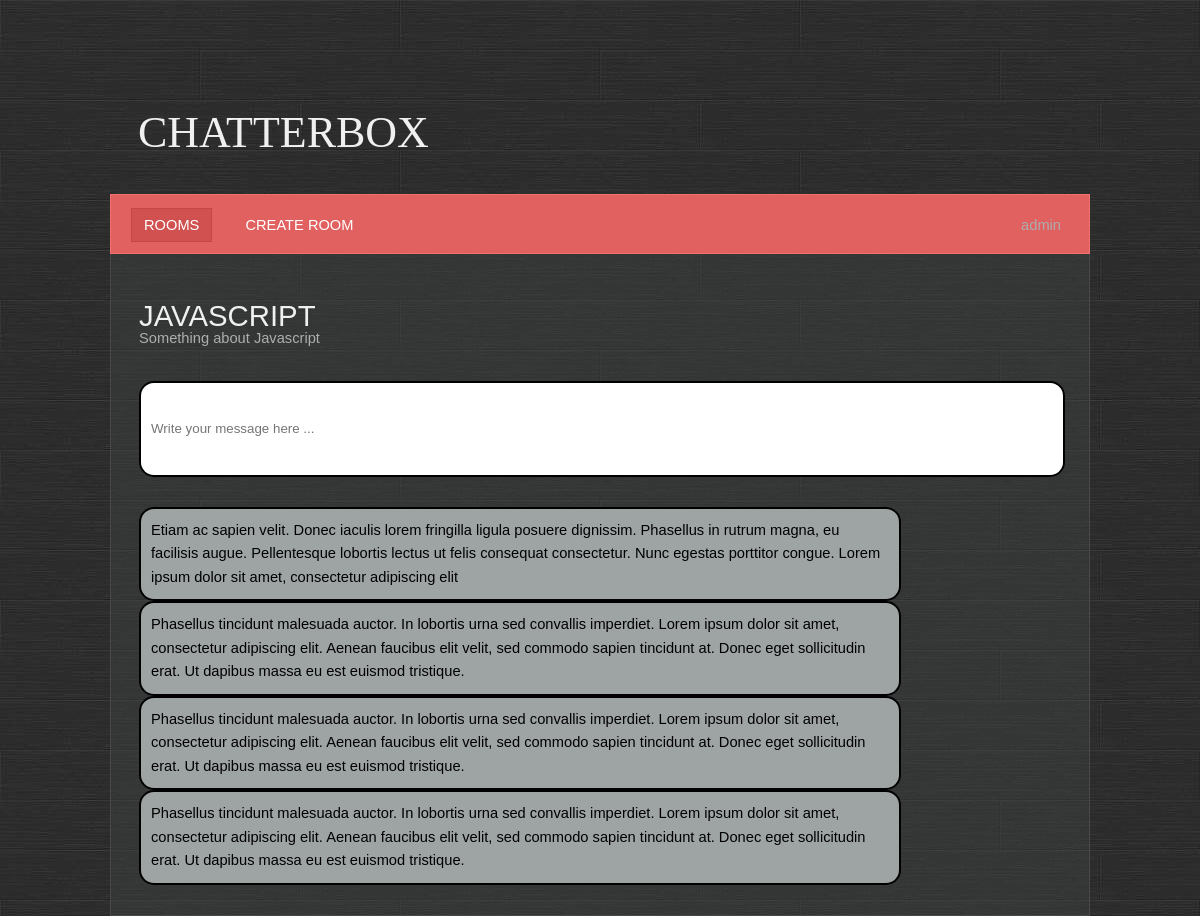
The app's page /room/detail/3/ (signed in) with its own data.
### base/models.py (models this page shows, shortened)
class Room(Model):
    name = models.CharField(max_length=200, unique=True)
    description = models.TextField(null=True, blank=True)
    participants = models.ManyToManyField(User, related_name="participants", blank=True)
    created = models.DateTimeField(auto_now_add=True)
    updated = models.DateTimeField(auto_now=True)
    class Meta:
        ordering = ['-created', 'name']

class Message(Model):
    body = models.TextField()
    room = models.ForeignKey(Room, on_delete=models.CASCADE)
    user = models.ForeignKey(User, on_delete=models.CASCADE)
    created = models.DateTimeField(auto_now_add=True)
    updated = models.DateTimeField(auto_now=True)
    class Meta:
        ordering = ['-created', 'body']

### base/views.py (the view, shortened to what this page needs)
# urls.py: path('room/detail/<pk>/', base.views.room, name='room'),
def room(request, pk):
    room = Room.objects.get(id=pk)
    messages = room.message_set.all()
    context = {'messages': messages, 'room': room}
    return render(request, template_name='base/room.html', context=context)

### base/templates/base/room.html (shortened to what this page needs)
{% extends 'main.html' %}
{%  block content %}
    <h1>{{ room.name }}</h1>
    <div class="box">
        {{ room.description }}
    </div>
    <div class="box room__message">
        <form method="post">
            <input id="new_message" name="body" placeholder="Write your message here ...">
        </form>
    </div>
    <div class="box">
        {% for message in messages %}
            <div class="message">{{ message.body }}</div>
        {% endfor %}
    </div>
{%  endblock %}

### templates/navbar.html
<ul>
    <li class="first active">
        <a href="{% url 'rooms' %}">Rooms</a>
    </li>
    <li>
        <a href="{% url 'room_create' %}">Create Room</a>
    </li>
    <li class="last-child">
        {{ user.username }}
    </li>
</ul><br class="clearfix">

### static/styles/style.css (style rules this page uses)
* { margin: 0; padding: 0; }
a { text-decoration: underline; color: #e8e8e8; }
body { font-size: 11pt; line-height: 1.6em; font-family: Arial, sans-serif; background: #9ea3a3; color: #adadad; background: url(/static/images/bg.jpg); }
h1,h2,h3,h4 { text-transform: uppercase; font-weight: normal; color: #f0f0f0; }
ul { margin-bottom: 1.25em; }
ul { list-style: none; }
.last-child { float:right; }
.message { width: 80%; padding: 10px; color: black; background: #9ea3a3; border-radius: 15px; border: 2px solid black; }
.room__message { background: white; border-radius: 15px; border: 2px solid black; width: 100%; }
.room__message > form > input { resize: none; border: none; outline: none; padding: 10px; height: 4.5rem; width: 100%; }
.box { overflow: hidden; margin: 0px 0 30px 0; }
#menu a { text-decoration: none; text-transform: uppercase; color: #ffffff; padding: 8px 12px 8px 12px; border: solid 1px #e16060; }
#menu ul { list-style: none; }
#menu ul li { display: inline; padding: 0 8px 0 8px; }
#menu ul li.first { padding-left: 0; }
#menu ul li.active a { background: #D15050; border: solid 1px #C64545; }

### records on screen
Room: name "JAVASCRIPT", description "Something about Javascript"
Message: body "Etiam ac sapien velit. Donec iaculis lorem fringilla ligula posuere dignissim. Phasellus in rutrum magna, eu facilisis augue. Pellentesque lobortis lectus ut felis consequat consectetur. Nunc egestas porttitor congue. Lorem ipsum dolor sit amet, consectetur adipiscing elit"
Message: body "Phasellus tincidunt malesuada auctor. In lobortis urna sed convallis imperdiet. Lorem ipsum dolor sit amet, consectetur adipiscing elit. Aenean faucibus elit velit, sed commodo sapien tincidunt at. Donec eget sollicitudin erat. Ut dapibus massa eu est euismod tristique."
Message: body "Phasellus tincidunt malesuada auctor. In lobortis urna sed convallis imperdiet. Lorem ipsum dolor sit amet, consectetur adipiscing elit. Aenean faucibus elit velit, sed commodo sapien tincidunt at. Donec eget sollicitudin erat. Ut dapibus massa eu est euismod tristique."
Message: body "Phasellus tincidunt malesuada auctor. In lobortis urna sed convallis imperdiet. Lorem ipsum dolor sit amet, consectetur adipiscing elit. Aenean faucibus elit velit, sed commodo sapien tincidunt at. Donec eget sollicitudin erat. Ut dapibus massa eu est euismod tristique."

### other values on screen
{{ user.username }} "admin"
